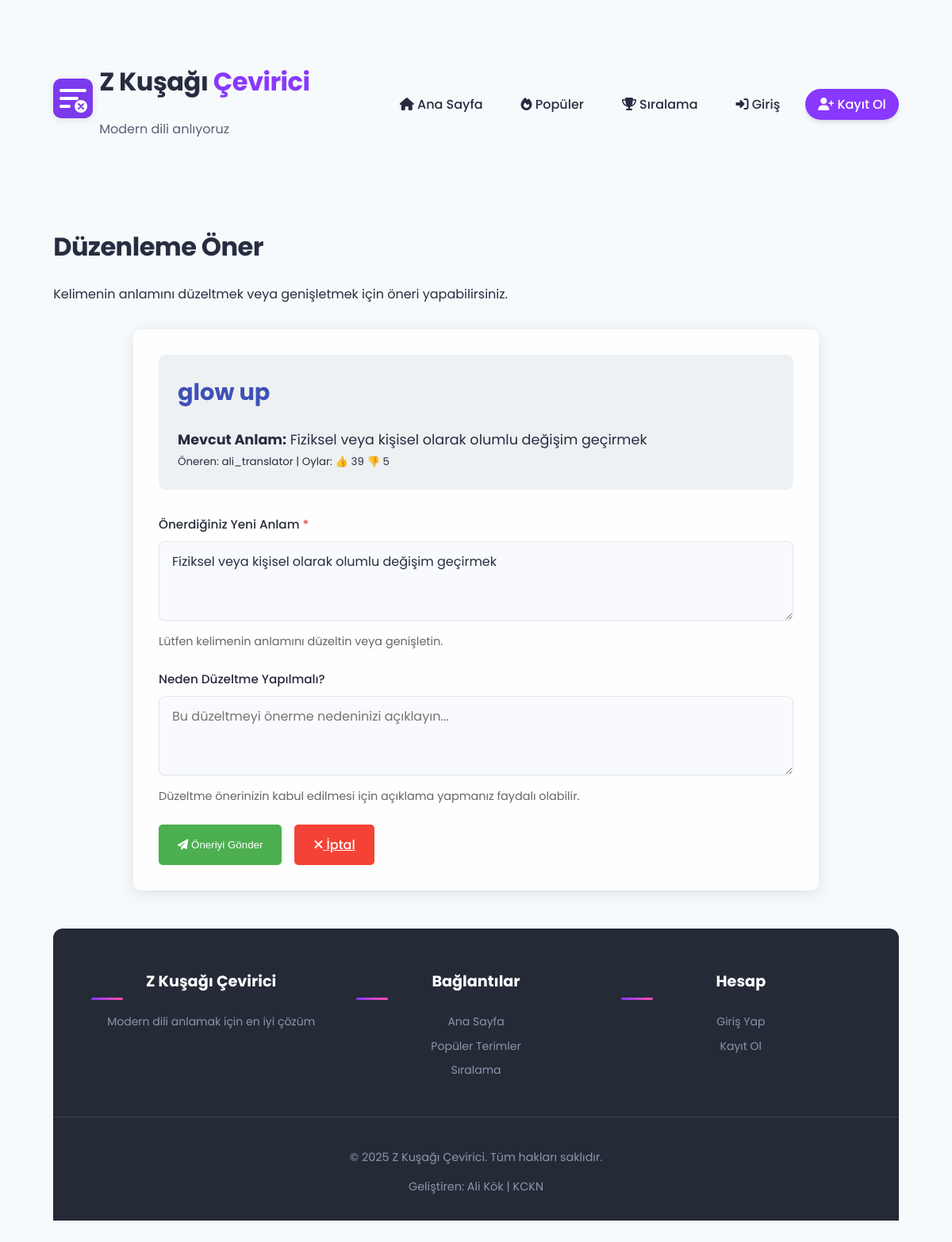
/request-edit/52 (signed in), run on an earlier commit of the app's database.
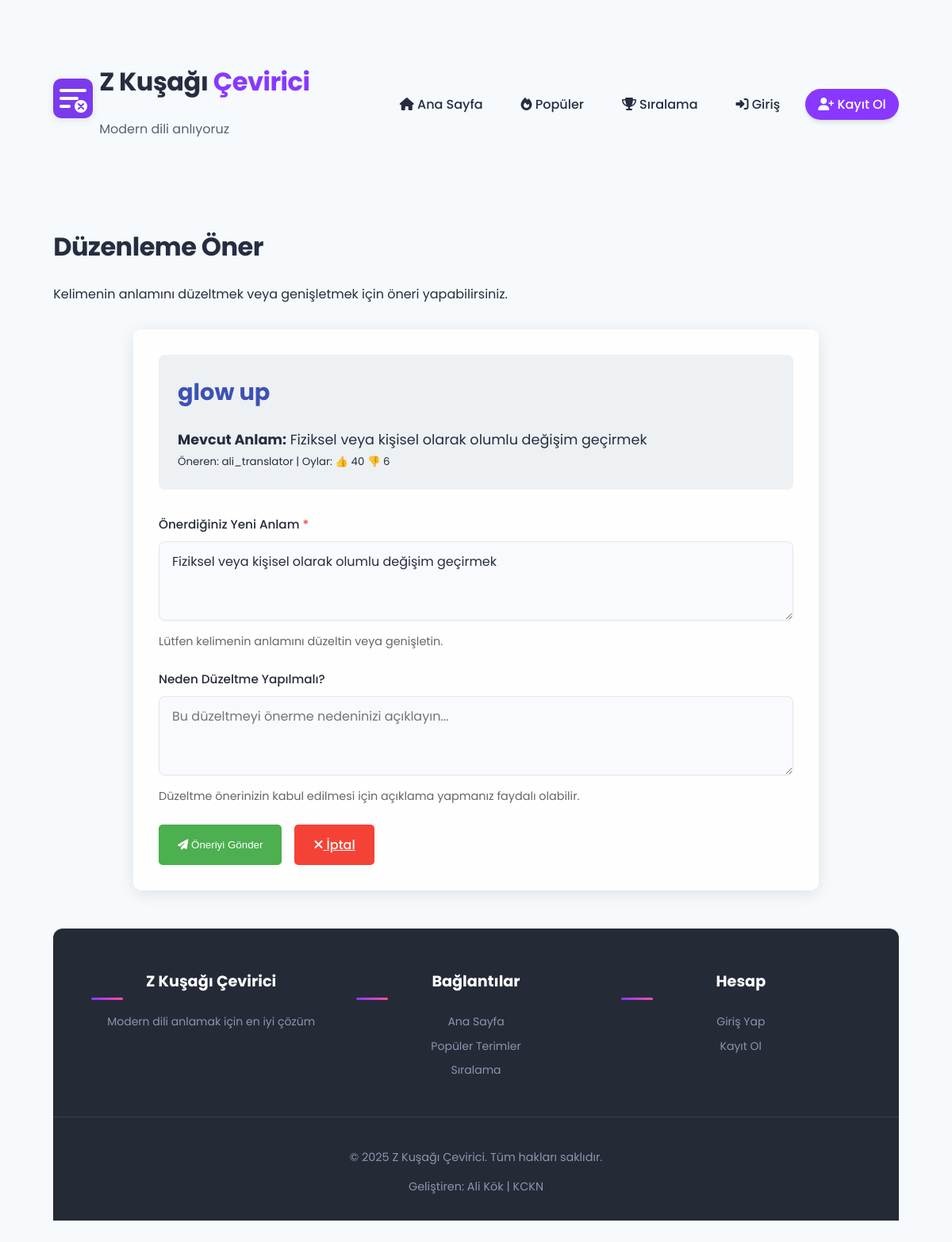
And on a later commit of the database.
### tables this page shows
CREATE TABLE words (
        id INTEGER PRIMARY KEY AUTOINCREMENT,
        word TEXT UNIQUE NOT NULL,
        meaning TEXT NOT NULL,
        created_at TIMESTAMP DEFAULT CURRENT_TIMESTAMP,
        updated_at TIMESTAMP DEFAULT CURRENT_TIMESTAMP,
        suggested_by TEXT
    , votes_up INTEGER DEFAULT 0, votes_down INTEGER DEFAULT 0, is_approved INTEGER DEFAULT 0, approved_by INTEGER, approved_at TIMESTAMP);

### app.py (the view)
@app.route('/request-edit/<int:word_id>', methods=['GET'])
@login_required
def request_edit_form(word_id):
    conn = get_db_connection()
    cur = conn.cursor()
    is_postgres = hasattr(conn, 'cursor_factory') or 'psycopg2' in str(type(conn))
    param_placeholder = get_param_placeholder(conn)
    query = f"""
        SELECT w.*, u.username as suggested_by_username
        FROM words w
        LEFT JOIN users u ON w.suggested_by = u.id
        WHERE w.id = {param_placeholder}
    """
    cur.execute(query, (word_id,))
    word = cur.fetchone()
    conn.close()
    if not word:
        flash('Böyle bir kelime bulunamadı.', 'error')
        return redirect(url_for('index'))
    if is_postgres:
        word_dict = dict(word)
    else:
        columns = ['id', 'word', 'meaning', 'created_at', 'updated_at', 'suggested_by',
                  'votes_up', 'votes_down', 'is_approved', 'approved_by', 'approved_at', 'suggested_by_username']
        word_dict = dict(zip(columns, word))
    return render_template('edit_request.html', word=word_dict)

### app.py (called while the page is built)
def login_required(f):
    @wraps(f)
    def decorated_function(*args, **kwargs):
        if 'user_id' not in session:
            return redirect(url_for('login', next=request.url))
        return f(*args, **kwargs)
    return decorated_function

def get_param_placeholder(conn):
    is_postgres = hasattr(conn, 'cursor_factory') or 'psycopg2' in str(type(conn))
    return '%s' if is_postgres else '?'

### db_config.py (called while the page is built)
def get_db_connection():
    if 'DATABASE_URL' in os.environ or 'PGDATABASE' in os.environ:
        logger.info("PostgreSQL veritabanı kullanılıyor (Railway)")
        return get_postgres_connection()
    else:
        logger.info("SQLite veritabanı kullanılıyor (Railway PostgreSQL bulunamadı)")
        return get_sqlite_connection()

### templates/edit_request.html (shortened to what this page needs)
{% extends "base.html" %}
{% block content %}
<div class="page-container">
    <div class="header-section">
        <h1>Düzenleme Öner</h1>
        <p class="section-intro">Kelimenin anlamını düzeltmek veya genişletmek için öneri yapabilirsiniz.</p>
    </div>
    <div class="edit-request-form">
        <div class="original-word">
            <h2>{{ word.word }}</h2>
            <div class="original-meaning">
                <strong>Mevcut Anlam:</strong> {{ word.meaning }}
            </div>
            <div class="meta-info">
                <small>Öneren: {{ word.suggested_by_username or 'Anonim' }} | Oylar: 👍 {{ word.votes_up }} 👎 {{ word.votes_down }}</small>
            </div>
        </div>
        <form method="post" action="{{ url_for('submit_edit_request', word_id=word.id) }}">
            <div class="form-group">
                <label for="new_meaning">Önerdiğiniz Yeni Anlam <span class="required">*</span></label>
                <textarea id="new_meaning" name="new_meaning" required>{{ word.meaning }}</textarea>
                <p class="info-text">Lütfen kelimenin anlamını düzeltin veya genişletin.</p>
            </div>
            <div class="form-group">
                <label for="reason">Neden Düzeltme Yapılmalı?</label>
                <textarea id="reason" name="reason" placeholder="Bu düzeltmeyi önerme nedeninizi açıklayın..."></textarea>
                <p class="info-text">Düzeltme önerinizin kabul edilmesi için açıklama yapmanız faydalı olabilir.</p>
            </div>
            <div class="btn-group">
                <button type="submit" class="submit-btn">
                    <i class="fas fa-paper-plane"></i> Öneriyi Gönder
                </button>
                <a href="{{ url_for('index') }}" class="cancel-btn">
                    <i class="fas fa-times"></i> İptal
                </a>
            </div>
        </form>
    </div>
</div>
{% endblock %}

What changed in the data, as far as the page shows it:
changed words "glow up": votes_up "39" → "40"; votes_down "5" → "6"
